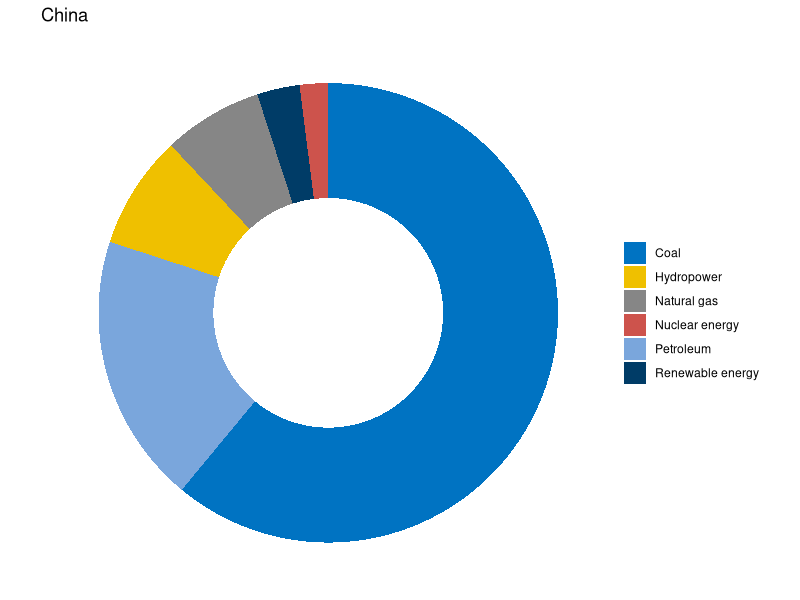
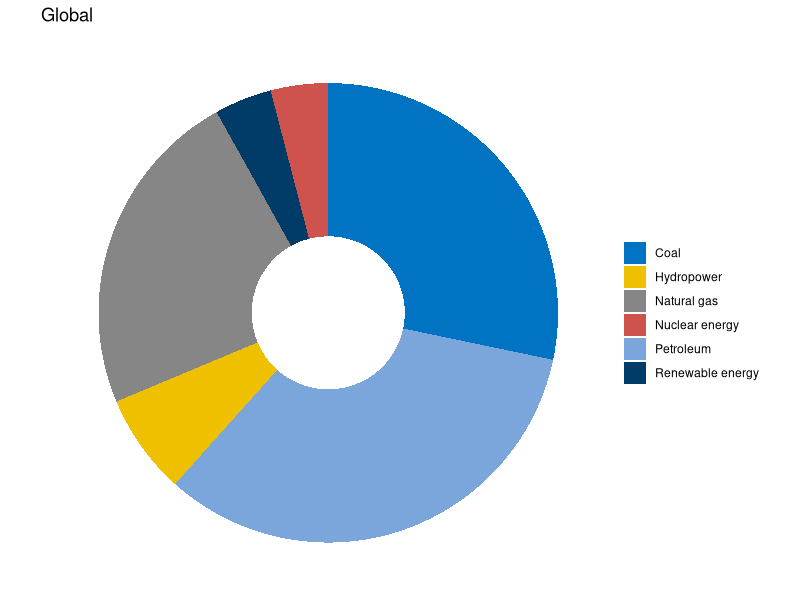
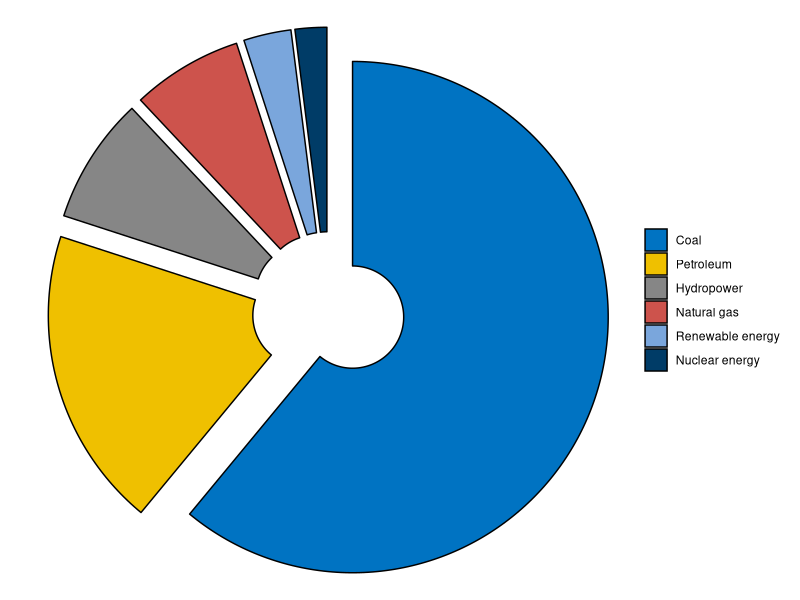
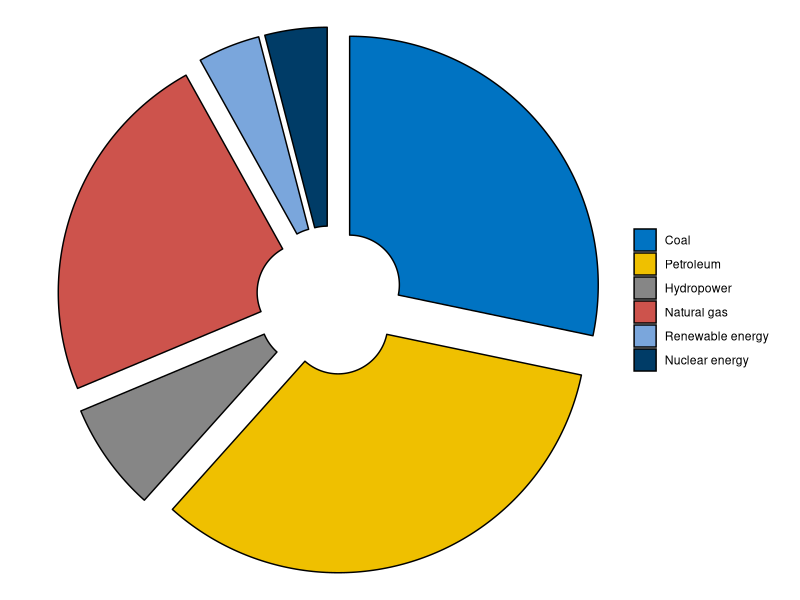
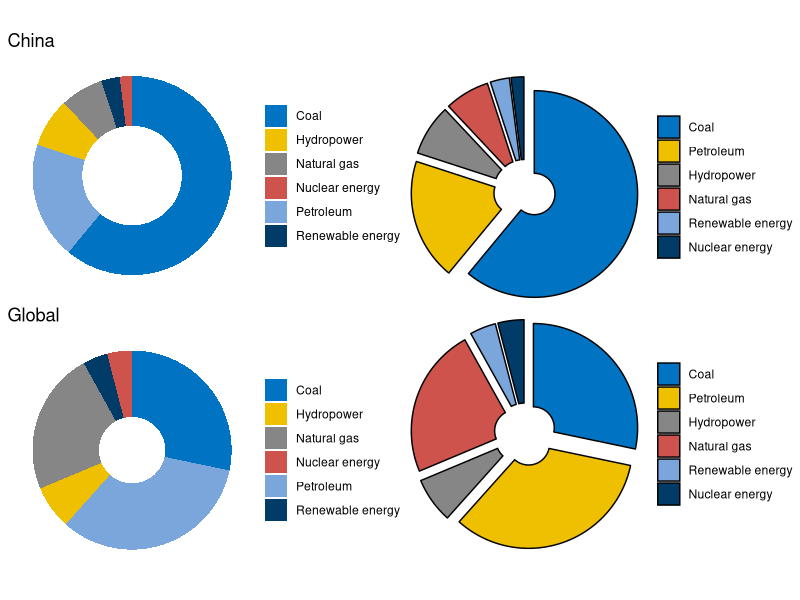
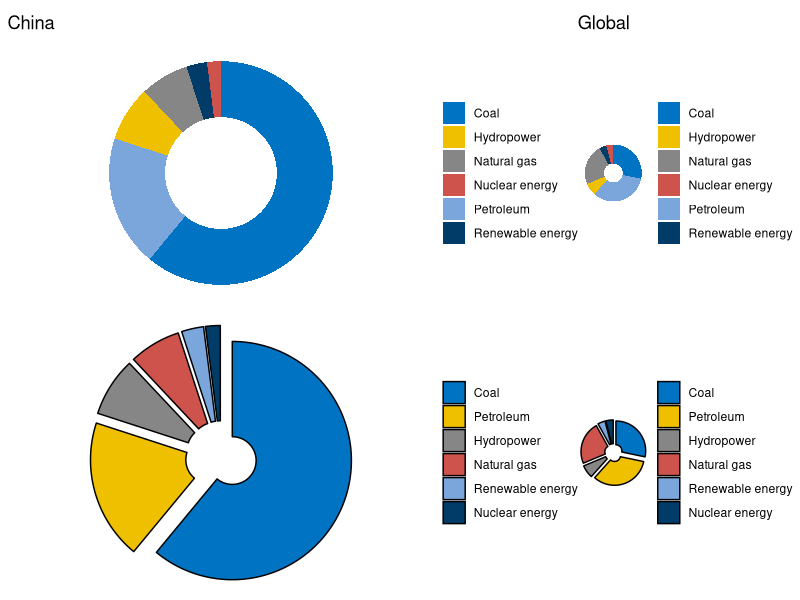
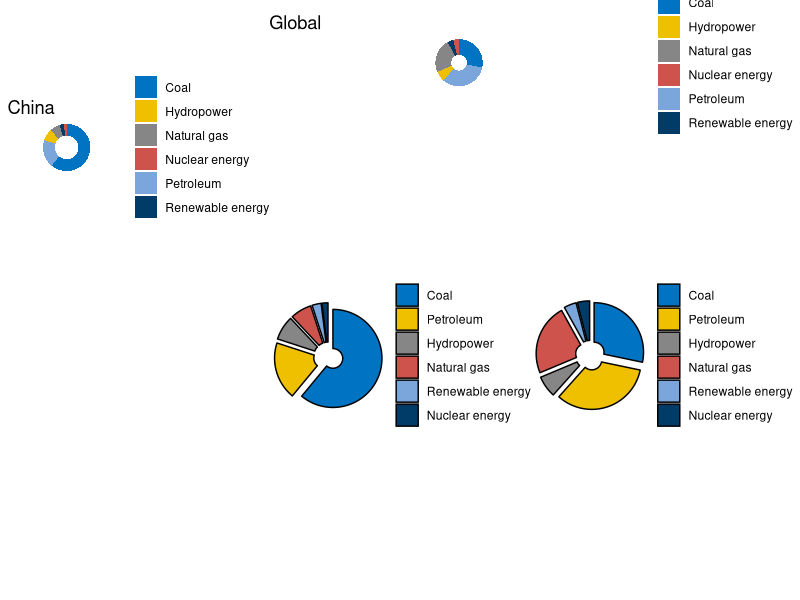
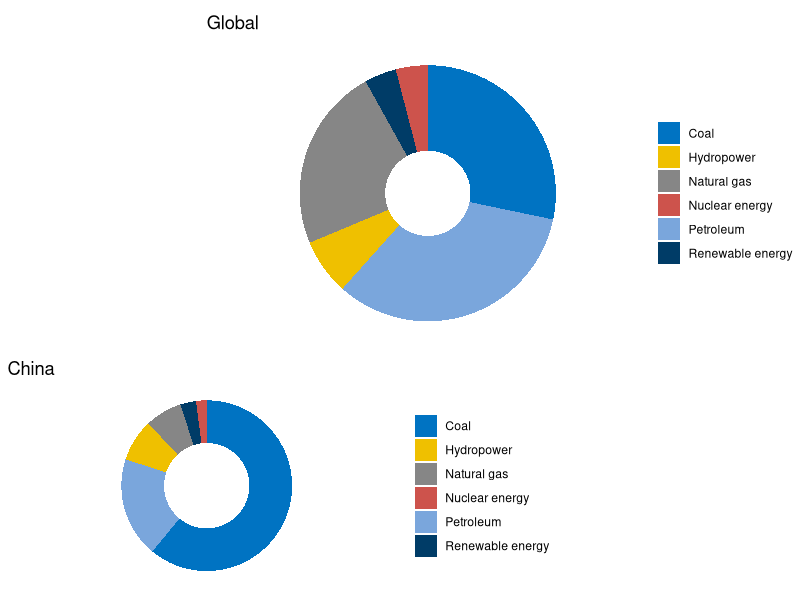

These figures' R source, in order:
## ---- chunk 1
library(patchwork)
library(tidyverse)
library(ggsci)
library(ggforce)
pieplot <- function(x, y, width = 1) {
  # Arg: width - Split the sector
  yy <- cumsum(y)
  d = data.frame(ymin = yy-y + (1 - width) / 2, 
  	ymax = yy - (1 - width) / 2, 
  	group=x)

  ggplot(d) + scale_fill_jco() +
  	geom_rect(aes(xmin = 0, xmax = 1, ymin = ymin, ymax = ymax, fill = group)) + 
  	coord_polar(theta = 'y') + theme_void() + ylim(0, NA) 
}

energyStrucChina <- data.frame("type" = c("Coal", "Petroleum", "Hydropower",
                                          "Natural gas", "Renewable energy",
                                          "Nuclear energy"),
                               "value" = c(61, 19, 8, 7, 3, 2),
                               "label" = c("61%","19%","8%","7%","3%","2%"))
energyStrucGlobal <- data.frame("type" = c("Coal", "Petroleum", "Hydropower",
                                           "Natural gas", "Renewable energy",
                                           "Nuclear energy"),
                                "value" = c(28, 33, 7, 23, 4, 4),
                                "label" = c("28%","33%","7%","23%","4%","4%"))
## ---- chunk 2
energyChina <- pieplot(energyStrucChina$type, energyStrucChina$value) +
  xlim(-1, NA) +
  guides(fill = guide_legend(title = NULL)) + labs(title = "China")
energyChina

energyGlobal <- pieplot(energyStrucGlobal$type, energyStrucGlobal$value) +
  xlim(-.5, NA) +
  guides(fill = guide_legend(title = NULL)) + labs(title = "Global")
energyGlobal
## ---- chunk 3
pieplotExplode <- function(x, y){
  d = data.frame(x = factor(x, levels = x), y = y)
  ggplot(d) + scale_fill_jco() +
  geom_arc_bar(aes(x0 = 0, y0 = 0, r0 = 0.2, r = 1, 
                  amount = y, fill = x, explode = .1), 
  stat='pie')  + theme_void() + coord_fixed()
}
energyChinaExplode <- pieplotExplode(energyStrucChina$type,
                                       energyStrucChina$value)+
                        guides(fill = guide_legend(title = NULL))
energyChinaExplode
energyGlobalExplode <- pieplotExplode(energyStrucGlobal$type,
                                        energyStrucGlobal$value)+
                        guides(fill = guide_legend(title = NULL))
energyGlobalExplode
## ---- chunk 4
(energyChina / energyGlobal) | (energyChinaExplode / energyGlobalExplode)
## ---- chunk 5
energyChina + energyGlobal + energyChinaExplode + energyGlobalExplode +
  plot_layout(widths = c(6,1))
## ---- chunk 6
layout <- "
##BBBB
AACCDD
##CCDD
"
energyChina + energyGlobal + energyChinaExplode + energyGlobalExplode +
  plot_layout(design = layout)
## ---- chunk 7
layout <- c(
  area(t = 4, l = 1, b = 5, r = 4),
  area(t = 1, l = 3, b = 3, r = 5)
)
energyChina + energyGlobal +
  plot_layout(design = layout)
## ---- chunk 8
energyChina + plot_spacer() + plot_spacer() + energyGlobal
## ---- chunk 9
energyChina + energyGlobal + energyChinaExplode + energyGlobalExplode +
  plot_layout(guides = 'collect')
## ---- chunk 10
((energyChina / energyGlobal) | (energyChinaExplode / energyGlobalExplode) |
  guide_area()) + plot_layout(guides = 'collect')
